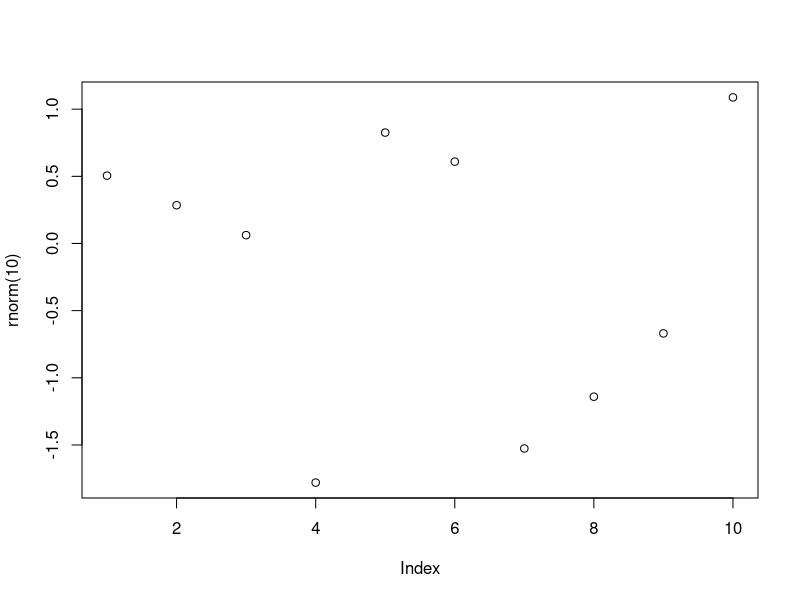

Here is the R script that generated this plot: (Note: this script raises an error after producing the figure.)
# Funcoes
#Help
?sample 
args(sample) 
args(mean)
args(sd)

# Funcoes Built-in
abs(-43)
sum(c(1:5))
mean(c(1:5))
round(c(1.1:5.8))
rev(1:5)
seq(1:5)
sort(rev(c(1:5)))
append(c(1:5),6)

vec1 <- c(1.5,2.5,8.4,3.7,6.3)
vec2 <- rev(vec1)
vec2

# Funcoes dentro de funcoes
plot(rnorm(10))
mean(c(abs(vec1),abs(vec2)))

# Criando funcoes
myfunc<- function(x) {x+x}
myfunc(10)
class(myfunc)

myfunc2 <- function(a,b) {
  valor = a^b
  print(valor)
}
myfunc2(3,2)

Jogando_dados  <- function (){
num <- sample (1:66, size = 6) #local
num
}
Jogando_dados()


# Escopo
print(num)
num <- c(1:6)
num #Global

# Funcoes sem numero definido de argumentos
vec1 <- c(10:13)
vec2 <- c('a', 'b','c','d')
vec3 <- c(6.5,9.2,11.9,5.1)

myfunc3 <- function(...){
  df=data.frame(cbind(...))
  print(df)
}

myfunc3(vec1)
myfunc3(vec2 , vec3)
myfunc3(vec1, vec2, vec3)

# Funcoes Built-in - nao tente criar roda
# Comparacao de eficiencia entre funcao vetorizada e funcao 'vetorizada no R'
x <- 1:10000

# Funcao que calcula a raiz quadrada de cada elemento de um vetor de numeros
meu_sqrt <- function(numeros){
  resp <- numeric(length (numeros))
  for (i in seq_along (numeros)){
    resp[i] <- sqrt(numeros[i])
  }
  return(resp)}

system.time(x2a <- meu_sqrt(x))
system.time(x2b <- sqrt(x))
identical (x2a, x2b)
































